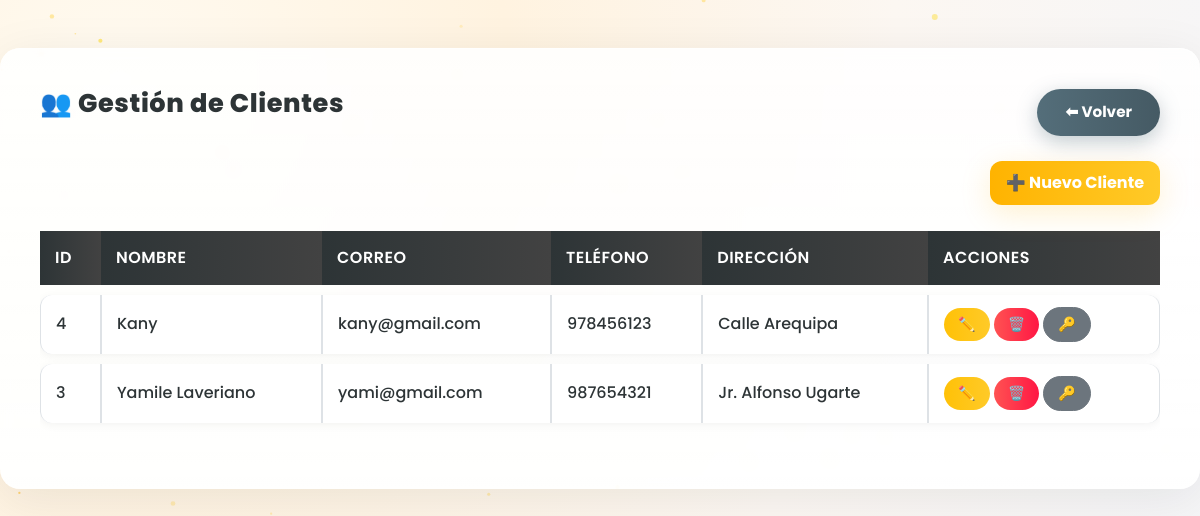
Page /fastclientes.php (signed in) on the committed database.
### tables this page shows
CREATE TABLE `clientes` (
  `id` int(11) NOT NULL,
  `nombre` varchar(100) NOT NULL,
  `correo` varchar(100) NOT NULL,
  `telefono` varchar(20) DEFAULT NULL,
  `direccion` varchar(150) DEFAULT NULL,
  `password` varchar(255) NOT NULL,
  `sede_id` int(11) NOT NULL,
  `avatar` varchar(255) DEFAULT NULL,
  `fecha_registro` timestamp NOT NULL DEFAULT current_timestamp()
);

### fastclientes.php (the view, shortened to what this page needs)
<?php
include 'conexion.php';
$clientes = $conn->query("SELECT * FROM clientes ORDER BY id DESC");
?>
<!DOCTYPE html>
<html lang="es">
<head>
    <link href="https://cdn.jsdelivr.net/npm/bootstrap@5.3.2/dist/css/bootstrap.min.css" rel="stylesheet">
</head>
<body>
    <div class="container">
        <div class="d-flex justify-content-between align-items-center mb-4">
            <h2>👥 Gestión de Clientes</h2>
            <button class="btn-volver" onclick="window.location.href='panel_clientes.php'">⬅ Volver</button>
        </div>
        <div class="d-flex justify-content-end mb-3">
            <button class="btn btn-primary" data-bs-toggle="modal" data-bs-target="#modalAgregar">➕ Nuevo Cliente</button>
        </div>
        <div class="table-responsive">
            <table class="table table-hover table-bordered">
                <thead>
                    <tr>
                        <th>ID</th>
                        <th>Nombre</th>
                        <th>Correo</th>
                        <th>Teléfono</th>
                        <th>Dirección</th>
                        <th>Acciones</th>
                    </tr>
                </thead>
                <tbody>
                    <?php while ($c = $clientes->fetch_assoc()): ?>
                        <tr>
                            <td><?= $c['id'] ?></td>
                            <td><?= htmlspecialchars($c['nombre']) ?></td>
                            <td><?= htmlspecialchars($c['correo']) ?></td>
                            <td><?= htmlspecialchars($c['telefono']) ?></td>
                            <td><?= htmlspecialchars($c['direccion']) ?></td>
                            <td>
                                <button class="btn btn-sm btn-warning" onclick='editarCliente(<?= json_encode($c) ?>)'>✏️</button>
                                <button class="btn btn-sm btn-danger" onclick='eliminarCliente(<?= $c["id"] ?>)'>🗑️</button>
                                <button class="btn btn-sm btn-secondary" onclick='abrirModalRestablecer(<?= $c["id"] ?>)'>🔑</button>
                            </td>
                        </tr>
                    <?php endwhile; ?>
                </tbody>
            </table>
        </div>
    </div>
</body>
</html>

### fastclientes.php (style rules this page uses)
:root { --gold-1: #ffb300; --gold-2: #ffca28; --dark-1: #2d3436; --glass: rgba(255, 255, 255, 0.9); --glass-strong: rgba(255, 255, 255, 0.98); }
html, body { height: 100%; margin: 0; padding: 0; font-family: 'Poppins', sans-serif; background: radial-gradient(circle at 10% 10%, #fffaf0 0%, #fff3e0 30%, #fcf7f2 60%, #f3f5f9 100%); -webkit-font-smoothing: antialiased; -moz-osx-font-smoothing: grayscale; overflow-x: hidden !important; }
.container { margin: 48px auto; max-width: 1240px; background: linear-gradient(180deg, rgba(255, 255, 255, 0.88), rgba(255, 255, 255, 0.95)); border-radius: 20px; padding: 40px; box-shadow: 0 10px 50px rgba(16, 24, 40, 0.08), inset 0 1px 0 rgba(255, 255, 255, 0.6); backdrop-filter: blur(6px); position: relative; z-index: 2; transform-origin: center; }
h2 { font-size: 1.6rem; font-weight: 800; color: var(--dark-1); margin: 0 0 18px 0; letter-spacing: 0.6px; }
.btn-primary { background: linear-gradient(90deg, var(--gold-1), var(--gold-2)); color: #fff; border: none; padding: 10px 16px; border-radius: 12px; font-weight: 700; box-shadow: 0 8px 30px rgba(255, 179, 0, 0.18); transition: transform .18s ease, box-shadow .18s ease; }
.btn-volver { background: linear-gradient(90deg, #546e7a, #455a64); color: white; border: none; padding: 12px 28px; border-radius: 30px; font-weight: 700; font-size: 0.95rem; cursor: pointer; box-shadow: 0 6px 20px rgba(84, 110, 122, 0.35); transition: all 0.25s ease-in-out; position: relative; overflow: hidden; }
.btn-volver::before { content: ''; position: absolute; top: 0; left: -75%; width: 50%; height: 100%; background: rgba(255, 255, 255, 0.2); transform: skewX(-20deg); transition: all 0.6s ease; }
.table { border-collapse: separate; border-spacing: 0 10px; width: 100%; transition: all 0.3s ease; }
.table thead th { background: linear-gradient(90deg, #2d3436, #424242); color: #fff; font-weight: 600; padding: 15px; border: none; text-transform: uppercase; letter-spacing: 0.5px; }
.table tbody tr { background: #ffffff; border-radius: 12px; box-shadow: 0 2px 10px rgba(0, 0, 0, 0.05); transition: all 0.3s ease; }
.table td { padding: 12px 15px; border-top: none; vertical-align: middle; color: #2d3436; font-weight: 500; }
.table td:first-child { border-top-left-radius: 12px; border-bottom-left-radius: 12px; }
.table td:last-child { border-top-right-radius: 12px; border-bottom-right-radius: 12px; }
.table tbody tr { animation: fadeRow 0.4s ease forwards; }
.table .btn { border-radius: 20px; font-weight: 600; padding: 6px 14px; transition: 0.3s; }
.table .btn-warning { background: linear-gradient(90deg, #ffc107, #ffca28); color: #212121; border: none; }
.table .btn-danger { background: linear-gradient(90deg, #ff5252, #ff1744); border: none; }

### rows in the picture
clientes: id "4", nombre "Kany", correo "kany@gmail.com", telefono "978456123", direccion "Calle Arequipa"
clientes: id "3", nombre "Yamile Laveriano", correo "yami@gmail.com", telefono "987654321", direccion "Jr. Alfonso Ugarte"
